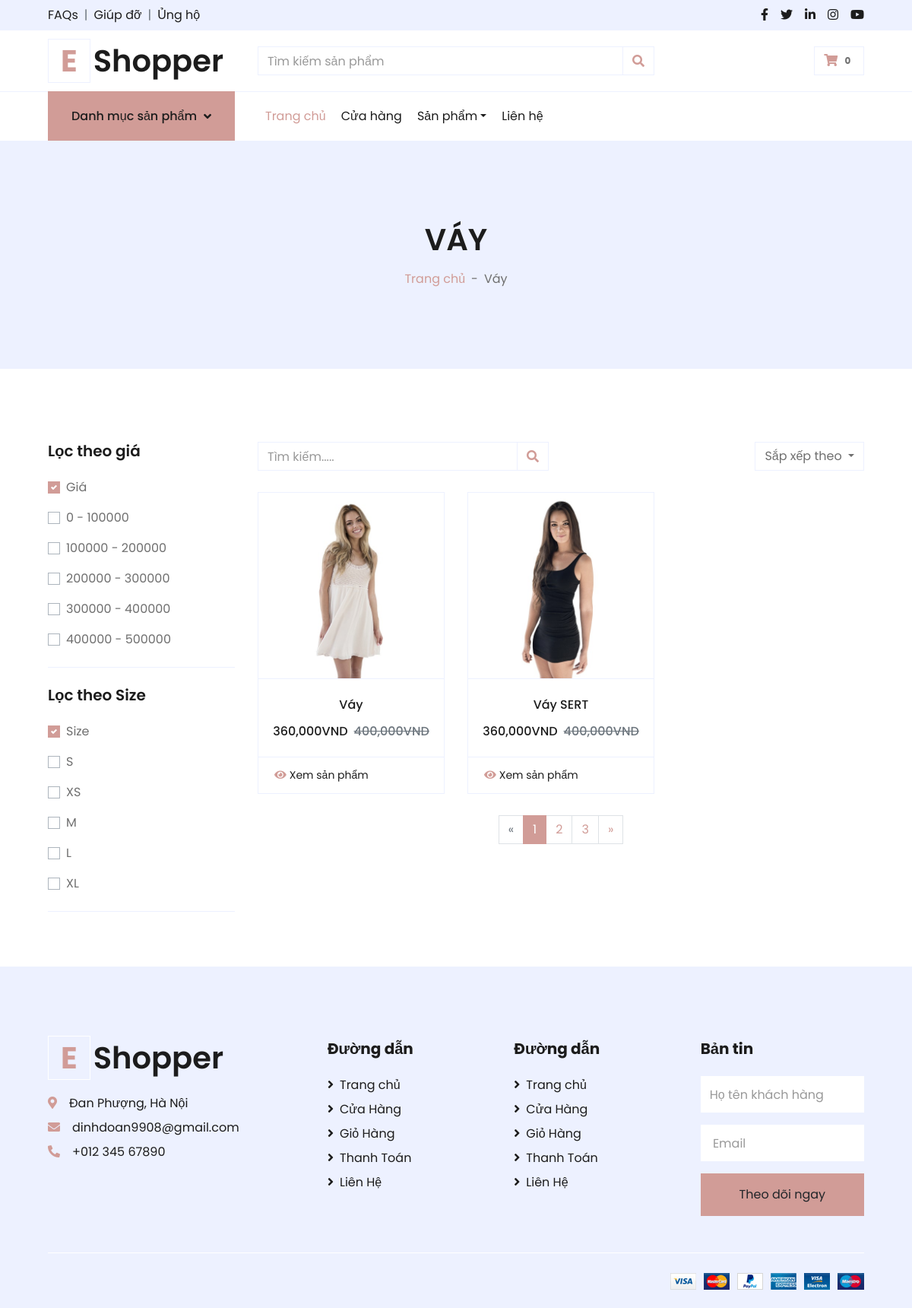
The page /eshopper-1.0.0/shopvay.php on the database its author committed.
### tables this page shows
CREATE TABLE `tb_sanpham` (
  `ma_sp` int(11) NOT NULL,
  `ten_sp` varchar(50) NOT NULL,
  `danhmuc` varchar(50) NOT NULL,
  `gioitinh` varchar(50) NOT NULL,
  `mausac` varchar(50) NOT NULL,
  `giaban` varchar(50) NOT NULL,
  `giasale` varchar(50) NOT NULL,
  `mota` mediumtext NOT NULL,
  `img` varchar(250) NOT NULL
);

### eshopper-1.0.0/shopvay.php (the view, shortened to what this page needs)
<?php
include('../connect/connect.php');
?>
<!DOCTYPE html>
<html lang="en">
<head>
    <link href="https://cdnjs.cloudflare.com/ajax/libs/font-awesome/5.10.0/css/all.min.css" rel="stylesheet">
    <link href="lib/owlcarousel/assets/owl.carousel.min.css" rel="stylesheet">
    <link href="css/style.css" rel="stylesheet">
</head>
<body>
    <div class="container-fluid">
        <div class="row bg-secondary py-2 px-xl-5">
            <div class="col-lg-6 d-none d-lg-block">
                <div class="d-inline-flex align-items-center">
                    <a class="text-dark" href="">FAQs</a>
                    <span class="text-muted px-2">|</span>
                    <a class="text-dark" href="">Giúp đỡ</a>
                    <span class="text-muted px-2">|</span>
                    <a class="text-dark" href="">Ủng hộ</a>
                </div>
            </div>
            <div class="col-lg-6 text-center text-lg-right">
                <div class="d-inline-flex align-items-center">
                    <a class="text-dark px-2" href="">
                        <i class="fab fa-facebook-f"></i>
                    </a>
                    <a class="text-dark px-2" href="">
                        <i class="fab fa-twitter"></i>
                    </a>
                    <a class="text-dark px-2" href="">
                        <i class="fab fa-linkedin-in"></i>
                    </a>
                    <a class="text-dark px-2" href="">
                        <i class="fab fa-instagram"></i>
                    </a>
                    <a class="text-dark pl-2" href="">
                        <i class="fab fa-youtube"></i>
                    </a>
                </div>
            </div>
        </div>
        <div class="row align-items-center py-3 px-xl-5">
            <div class="col-lg-3 d-none d-lg-block">
                <a href="" class="text-decoration-none">
                    <h1 class="m-0 display-5 font-weight-semi-bold"><span class="text-primary font-weight-bold border px-3 mr-1">E</span>Shopper</h1>
                </a>
            </div>
            <div class="col-lg-6 col-6 text-left">
                <form action="">
                    <div class="input-group">
                        <input type="text" class="form-control" placeholder="Tìm kiếm sản phẩm">
                        <div class="input-group-append">
                            <span class="input-group-text bg-transparent text-primary">
                                <i class="fa fa-search"></i>
                            </span>
                        </div>
                    </div>
                </form>
            </div>
            <div class="col-lg-3 col-6 text-right">
                <a href="" class="btn border">
                    <i class="fas fa-shopping-cart text-primary"></i>
                    <span class="badge">0</span>
                </a>
            </div>
        </div>
    </div>
    <?php
    include('../connect/navbar.php')
    ?>
    <div class="container-fluid bg-secondary mb-5">
        <div class="d-flex flex-column align-items-center justify-content-center" style="min-height: 300px">
            <h1 class="font-weight-semi-bold text-uppercase mb-3">Váy</h1>
            <div class="d-inline-flex">
                <p class="m-0"><a href="">Trang chủ</a></p>
                <p class="m-0 px-2">-</p>
                <p class="m-0">Váy</p>
            </div>
        </div>
    </div>
    <div class="container-fluid pt-5">
        <div class="row px-xl-5">
            <div class="col-lg-3 col-md-12">
                <div class="border-bottom mb-4 pb-4">
                    <h5 class="font-weight-semi-bold mb-4">
                        Lọc theo giá</h5>
                    <form>
                        <div class="custom-control custom-checkbox d-flex align-items-center justify-content-between mb-3">
                            <label class="custom-control-label" for="price-all">Giá</label>
                        </div>
                        <div class="custom-control custom-checkbox d-flex align-items-center justify-content-between mb-3">
                            <label class="custom-control-label" for="price-1">0 - 100000</label>
                        </div>
                        <div class="custom-control custom-checkbox d-flex align-items-center justify-content-between mb-3">
                            <label class="custom-control-label" for="price-2">100000 - 200000</label>
                        </div>
                        <div class="custom-control custom-checkbox d-flex align-items-center justify-content-between mb-3">
                            <label class="custom-control-label" for="price-3">200000 - 300000</label>
                        </div>
                        <div class="custom-control custom-checkbox d-flex align-items-center justify-content-between mb-3">
                            <label class="custom-control-label" for="price-4">300000 - 400000</label>
                        </div>
                        <div class="custom-control custom-checkbox d-flex align-items-center justify-content-between">
                            <label class="custom-control-label" for="price-5">400000 - 500000</label>
                        </div>
                    </form>
                </div>
                <div class="border-bottom mb-4 pb-4">
                    <h5 class="font-weight-semi-bold mb-4">Lọc theo Size</h5>
                    <form>
                        <div class="custom-control custom-checkbox d-flex align-items-center justify-content-between mb-3">
                            <label class="custom-control-label" for="price-all">Size</label>
                        </div>
                        <div class="custom-control custom-checkbox d-flex align-items-center justify-content-between mb-3">
                            <label class="custom-control-label" for="size-1">S</label>
                        </div>
                        <div class="custom-control custom-checkbox d-flex align-items-center justify-content-between mb-3">
                            <label class="custom-control-label" for="size-2">XS</label>
                        </div>
                        <div class="custom-control custom-checkbox d-flex align-items-center justify-content-between mb-3">
                            <label class="custom-control-label" for="size-3">M</label>
                        </div>
                        <div class="custom-control custom-checkbox d-flex align-items-center justify-content-between mb-3">
                            <label class="custom-control-label" for="size-4">L</label>
                        </div>
                        <div class="custom-control custom-checkbox d-flex align-items-center justify-content-between">
                            <label class="custom-control-label" for="size-5">XL</label>
                        </div>
                    </form>
                </div>
            </div>
            <div class="col-lg-9 col-md-12">
                <div class="row pb-3">
                    <div class="col-12 pb-1">
                        <div class="d-flex align-items-center justify-content-between mb-4">
                            <form action="">
                                <div class="input-group">
                                    <input type="text" class="form-control" placeholder="Tìm kiếm.....">
                                    <div class="input-group-append">
                                        <span class="input-group-text bg-transparent text-primary">
                                            <i class="fa fa-search"></i>
                                        </span>
                                    </div>
                                </div>
                            </form>
                            <div class="dropdown ml-4">
                                <button class="btn border dropdown-toggle" type="button" id="triggerId" data-toggle="dropdown" aria-haspopup="true"
                                        aria-expanded="false">
Sắp xếp theo
                                        </button>
                            </div>
                        </div>
                    </div>
                    <?php
                    $sql = "SELECT * FROM tb_sanpham Where danhmuc='vay'  ";
                    $rel = mysqli_query($conn,$sql);
                    $count = mysqli_num_rows($rel);
                    if($count>0){
                        while($rows = mysqli_fetch_assoc($rel)){
                            $ten_sp = $rows['ten_sp'];
                            $ma_sp = $rows['ma_sp'];
                            $img  = $rows['img'];
                            $giaban = $rows['giaban'];
                            $giasale = $rows['giasale'];
                            ?>
                            <div class="col-lg-4 col-md-6 col-sm-12 pb-1">
                            <div class="card product-item border-0 mb-4">
                            <div class="card-header product-img position-relative overflow-hidden bg-transparent border p-0">
                            <?php
                                                  if($img =="")
                                                  {
                                                      echo " ";
                                                  }
                                                  else{
                                                      ?>
                                                       <img class="img-fluid w-100" src="<?php echo SITE;?>IMG/<?php echo $img;?>">
                                                      <?php
                                                  }
                                                ?>
                            </div>
                            <div class="card-body border-left border-right text-center p-0 pt-4 pb-3">
                                <h6 class="text-truncate mb-3"><?php echo $ten_sp;?></h6>
                                <div class="d-flex justify-content-center">
                                <h6><?php echo number_format(floatval($giasale), 0, ".", ",");?>VND</h6><h6 class="text-muted ml-2"><del><?php echo number_format(floatval($giaban), 0, ".", ",");?>VND</del></h6>
                                </div>
                            </div>
                            <div class="card-footer d-flex justify-content-between bg-light border">
                            <a href="<?php SITE;?>detail.php?ma_sp=<?php echo $ma_sp;?>" class="btn btn-sm text-dark p-0"><i class="fas fa-eye text-primary mr-1"></i>Xem sản phẩm</a>
                            </div>
                        </div>
                            </div>
                            <?php
                        }
                    }
                    ?>
                    <div class="col-12 pb-1">
                        <nav aria-label="Page navigation">
                          <ul class="pagination justify-content-center mb-3">
                            <li class="page-item disabled">
                              <a class="page-link" href="#" aria-label="Previous">
                                <span aria-hidden="true">&laquo;</span>
                              </a>
                            </li>
                            <li class="page-item active"><a class="page-link" href="#">1</a></li>
                            <li class="page-item"><a class="page-link" href="#">2</a></li>
                            <li class="page-item"><a class="page-link" href="#">3</a></li>
                            <li class="page-item">
                              <a class="page-link" href="#" aria-label="Next">
                                <span aria-hidden="true">&raquo;</span>
                              </a>
                            </li>
                          </ul>
                        </nav>
                    </div>
                </div>
            </div>
        </div>
    </div>
    <div class="container-fluid bg-secondary text-dark mt-5 pt-5">
        <div class="row px-xl-5 pt-5">
            <div class="col-lg-4 col-md-12 mb-5 pr-3 pr-xl-5">
                <a href="" class="text-decoration-none">
                    <h1 class="mb-4 display-5 font-weight-semi-bold"><span class="text-primary font-weight-bold border border-white px-3 mr-1">E</span>Shopper</h1>
                </a>
                <p class="mb-2"><i class="fa fa-map-marker-alt text-primary mr-3"></i>Đan Phượng, Hà Nội</p>
                <p class="mb-2"><i class="fa fa-envelope text-primary mr-3"></i>dinhdoan9908@gmail.com</p>
                <p class="mb-0"><i class="fa fa-phone-alt text-primary mr-3"></i>+012 345 67890</p>
            </div>
            <div class="col-lg-8 col-md-12">
                <div class="row">
                    <div class="col-md-4 mb-5">
                        <h5 class="font-weight-bold text-dark mb-4">Đường dẫn</h5>
                        <div class="d-flex flex-column justify-content-start">
                            <a class="text-dark mb-2" href="index.html"><i class="fa fa-angle-right mr-2"></i>Trang chủ</a>
                            <a class="text-dark mb-2" href="shop.html"><i class="fa fa-angle-right mr-2"></i>Cửa Hàng</a>
                            <a class="text-dark mb-2" href="cart.html"><i class="fa fa-angle-right mr-2"></i>Giỏ Hàng</a>
                            <a class="text-dark mb-2" href="checkout.html"><i class="fa fa-angle-right mr-2"></i>Thanh Toán</a>
                            <a class="text-dark" href="contact.html"><i class="fa fa-angle-right mr-2"></i>Liên Hệ</a>
                        </div>
                    </div>
                    <div class="col-md-4 mb-5">
                        <h5 class="font-weight-bold text-dark mb-4">Đường dẫn</h5>
                        <div class="d-flex flex-column justify-content-start">
                            <a class="text-dark mb-2" href="index.html"><i class="fa fa-angle-right mr-2"></i>Trang chủ</a>
                            <a class="text-dark mb-2" href="shop.html"><i class="fa fa-angle-right mr-2"></i>Cửa Hàng</a>
                            <a class="text-dark mb-2" href="cart.html"><i class="fa fa-angle-right mr-2"></i>Giỏ Hàng</a>
                            <a class="text-dark mb-2" href="checkout.html"><i class="fa fa-angle-right mr-2"></i>Thanh Toán</a>
                            <a class="text-dark" href="contact.html"><i class="fa fa-angle-right mr-2"></i>Liên Hệ</a>
                        </div>
                    </div>
                    <div class="col-md-4 mb-5">
                        <h5 class="font-weight-bold text-dark mb-4">Bản tin</h5>
                        <form action="">
                            <div class="form-group">
                                <input type="text" class="form-control border-0 py-4" placeholder="Họ tên khách hàng" required="required" />
                            </div>
                            <div class="form-group">
                                <input type="email" class="form-control border-0 py-4" placeholder=" Email"
                                    required="required" />
                            </div>
                            <div>
                                <button class="btn btn-primary btn-block border-0 py-3" type="submit">Theo dõi ngay</button>
                            </div>
                        </form>
                    </div>
                </div>
            </div>
        </div>
        <div class="row border-top border-light mx-xl-5 py-4">
            <div class="col-md-6 px-xl-0">
            </div>
            <div class="col-md-6 px-xl-0 text-center text-md-right">
                <img class="img-fluid" src="img/payments.png" alt="">
            </div>
        </div>
    </div>
</body>
</html>

### rows shown on the page
tb_sanpham: img (picture), ten_sp "Váy", giasale "360,000", giaban "400,000"
tb_sanpham: img (picture), ten_sp "Váy SERT", giasale "360,000", giaban "400,000"
